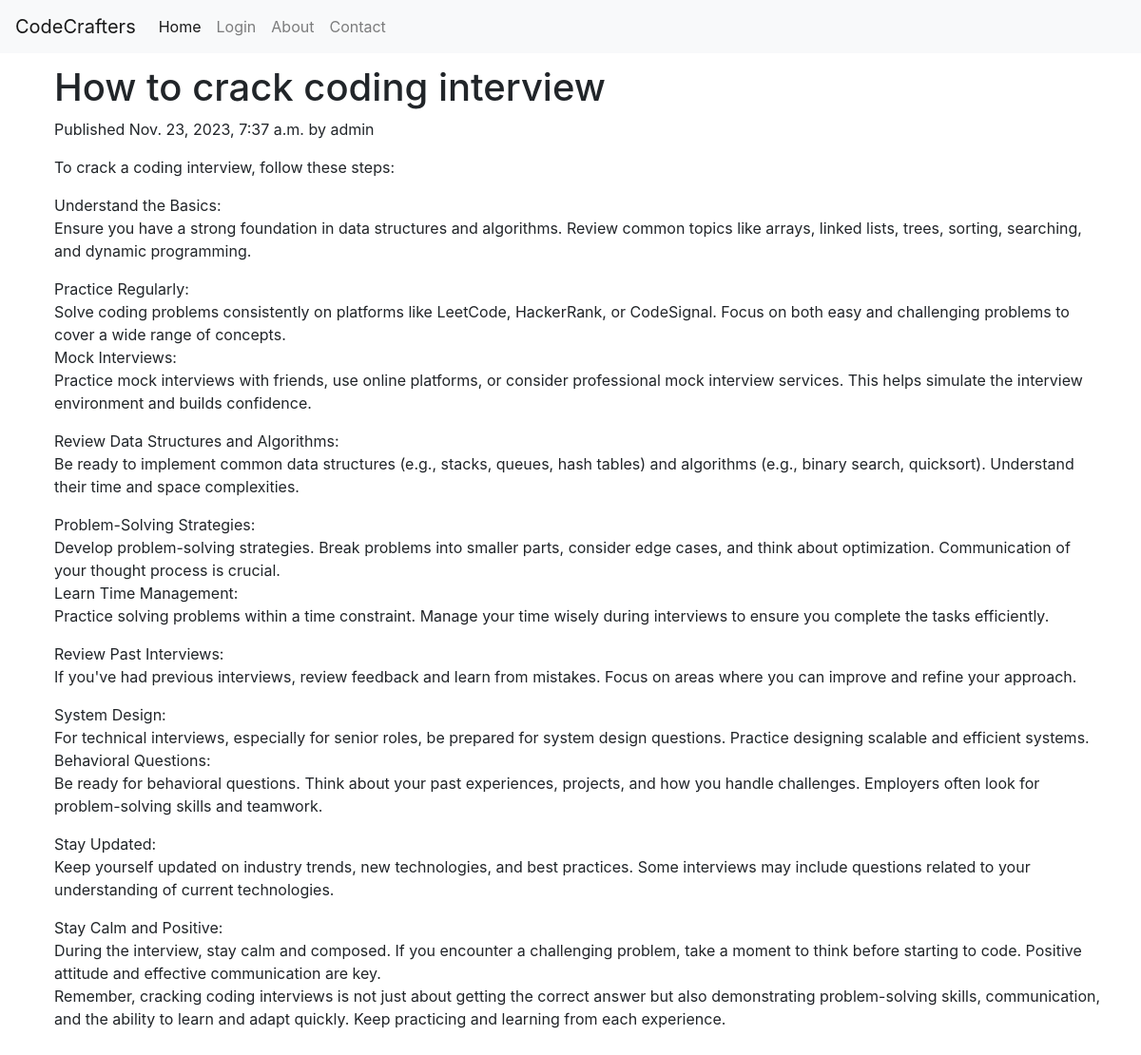
Page /2023/11/23/how-to-crack-coding-interview/ on the committed database.
### blog/models.py (models this page shows, shortened)
class Post(models.Model):
  STATUS_CHOICES = (
        ('draft', 'Draft'),
        ('published', 'Published'),
    )
  title = models.CharField(max_length=250)
  slug = models.SlugField(max_length=250,
                            unique_for_date='publish')
  author = models.ForeignKey(User,
                              on_delete=models.CASCADE,
                              related_name='blog_posts')
  body = models.TextField()
  publish = models.DateTimeField(default=timezone.now)
  created = models.DateTimeField(auto_now_add=True)
  updated = models.DateTimeField(auto_now=True)
  status = models.CharField(max_length=10,
                              choices=STATUS_CHOICES,
                              default='draft')
  objects=models.Manager()
  published=PublishedManager()
  class Meta:
    ordering = ('-publish',)

### blog/views.py (the view)
# urls.py: path('<int:year>/<int:month>/<int:day>/<slug:post>/',views.post_detail,name='post_detail'),
def post_detail(request, year, month, day, post):
  post = get_object_or_404(Post, slug=post,status='published',publish__year=year,publish__month=month,publish__day=day)
  return render(request,'blog/post/detail.html',{'post': post})

### blog/templates/blog/post/detail.html (shortened to what this page needs)
{% extends "blog/base.html" %}
{% block content %}
<div class="container m-2 p-1">
  <h1>{{ post.title }}</h1>
  <p class="date">
    Published {{ post.publish }} by {{ post.author }}
  </p>
  {{ post.body|linebreaks }}
{% endblock %}

### rows in the picture
Post: title "How to crack coding interview", publish "Nov. 23, 2023, 7:37 a.m.", author "admin", body "To crack a coding interview, follow these steps: Understand the Basics: Ensure you have a strong foundation in data structures and algorithms. Review common topics like arrays, linked lists, trees, sorting, searching, and dynamic programming. Practice Regularly: Solve coding problems consistently on platforms like LeetCode, HackerRank, or CodeSignal. Focus on both easy and challenging problems to cover a wide range of concepts. Mock Interviews: Practice mock interviews with friends, use online platforms, or consider professional mock interview services. This helps simulate the interview environment and builds confidence. Review Data Structures and Algorithms: Be ready to implement common…"
